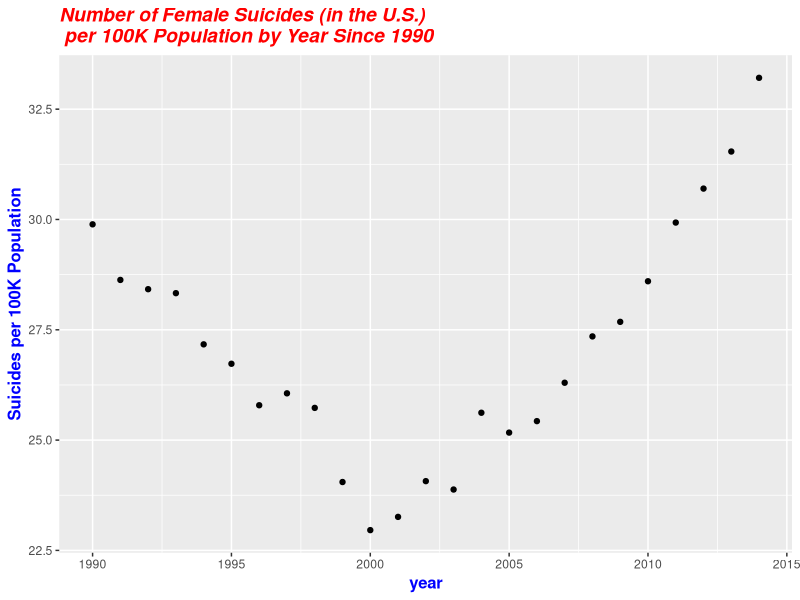
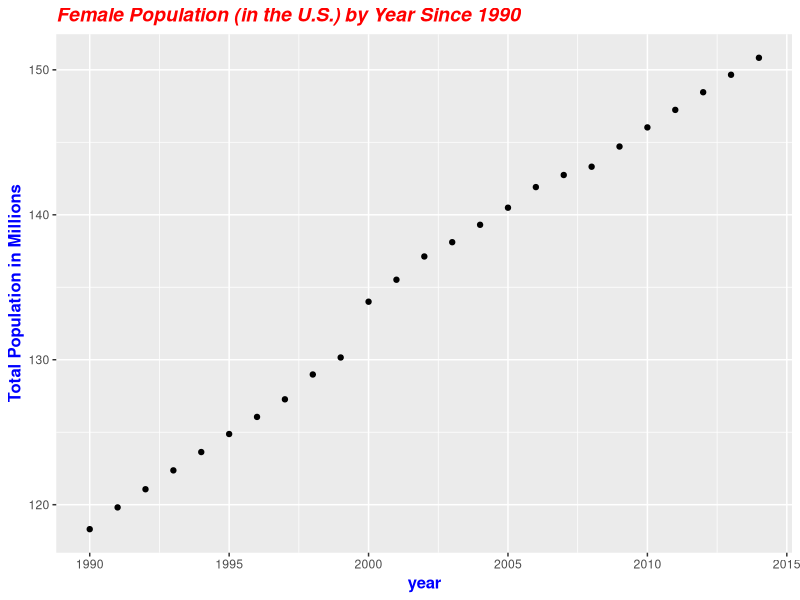
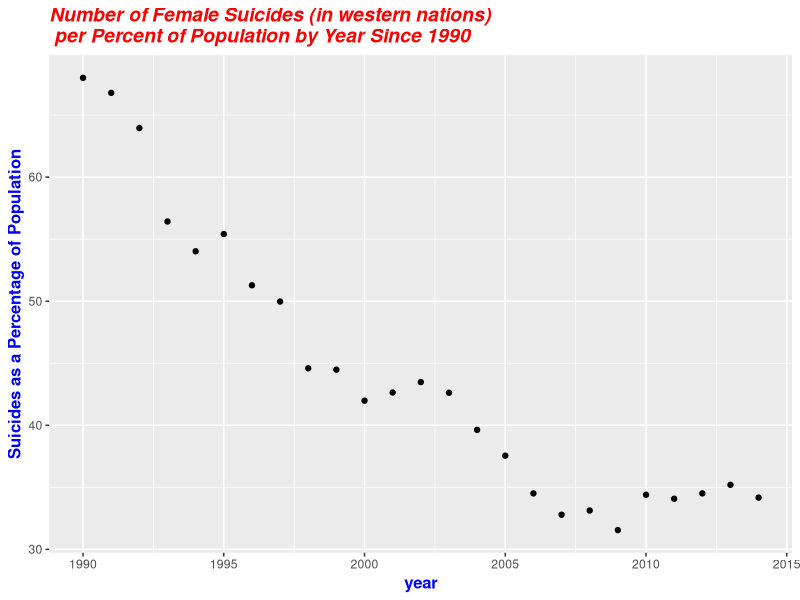
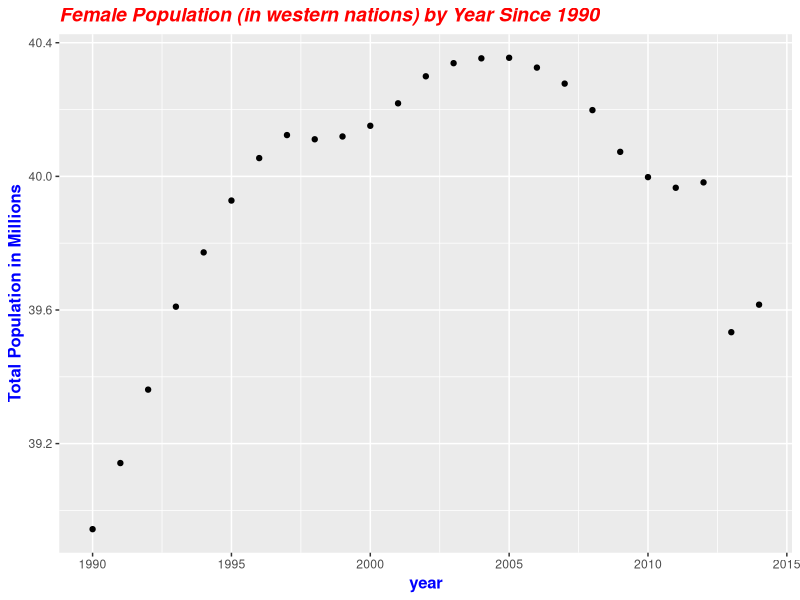

Reproduce these figures in R, in order.
library(readr)
library(dplyr)
library(ggplot2)
setwd("C:/Users/Richard/AppData/Local/GitHubDesktop/app-1.4.2/Statistics-Meeting")
suicide_df <- read_csv("WHO_new_suicide_statistics.csv")
names(suicide_df)[7] <- "suicides_per_100K"
suicide_df <- suicide_df %>% mutate(suicide_pct_pop = suicides_no/population)

suicide_us_df <- suicide_df %>% filter(country=='United States')

# create data frame that shows female suicides as a percentage of the population
# by year since 1990 in the United States
suicide_us_fem_since1990_df <-  suicide_us_df %>% 
  filter(sex == 'female', year > 1989 & year < 2015) %>%
  select(year, sex, population, suicides_per_100K, suicide_pct_pop)%>% 
  group_by(year) %>% 
  summarise(total_pop = sum(population)/1000000,total_suicides_100K_pop = sum(suicides_per_100K))  

ggplot(suicide_us_fem_since1990_df,aes(x=year,y=total_suicides_100K_pop))+geom_point()+
  ggtitle("Number of Female Suicides (in the U.S.) \n per 100K Population by Year Since 1990")+ylab("Suicides per 100K Population")+
  theme(
    plot.title = element_text(color="red", size=14, face="bold.italic"),
    axis.title.x = element_text(color="blue", size=12, face="bold"),
    axis.title.y = element_text(color="blue", size=12, face="bold")
  )
ggplot(suicide_us_fem_since1990_df,aes(x=year,y=total_pop))+geom_point()+
  ggtitle("Female Population (in the U.S.) by Year Since 1990")+ylab("Total Population in Millions")+
  theme(
    plot.title = element_text(color="red", size=14, face="bold.italic"),
    axis.title.x = element_text(color="blue", size=12, face="bold"),
    axis.title.y = element_text(color="blue", size=12, face="bold")
  )

develop_countries <- c('Germany')
suicide_devworld_df <- suicide_df %>% filter(country %in% 
                                         develop_countries)
suicide_devworld_df$suicides_per_100K <- suicide_devworld_df$suicides_per_100K/length(develop_countries)
suicide_devworld_fem_since1990_df <-  suicide_devworld_df %>% 
  filter(sex == 'female', year > 1989 & year < 2015) %>%
  select(year, sex, population, suicides_per_100K)%>% 
  group_by(year) %>% 
  summarise(total_pop = sum(population)/1000000,total_suicides_100K_pop = sum(suicides_per_100K))  

ggplot(suicide_devworld_fem_since1990_df,aes(x=year,y=total_suicides_100K_pop))+geom_point()+
  ggtitle("Number of Female Suicides (in western nations) \n per Percent of Population by Year Since 1990")+ylab("Suicides as a Percentage of Population")+
  theme(
    plot.title = element_text(color="red", size=14, face="bold.italic"),
    axis.title.x = element_text(color="blue", size=12, face="bold"),
    axis.title.y = element_text(color="blue", size=12, face="bold")
  )
ggplot(suicide_devworld_fem_since1990_df,aes(x=year,y=total_pop))+geom_point()+
  ggtitle("Female Population (in western nations) by Year Since 1990")+ylab("Total Population in Millions")+
  theme(
    plot.title = element_text(color="red", size=14, face="bold.italic"),
    axis.title.x = element_text(color="blue", size=12, face="bold"),
    axis.title.y = element_text(color="blue", size=12, face="bold")
  )

mean_us <- mean(suicide_us_fem_since1990_df$total_suicides_100K_pop)
mean_devworld <- mean(suicide_devworld_fem_since1990_df$total_suicides_100K_pop)/length(develop_countries)
